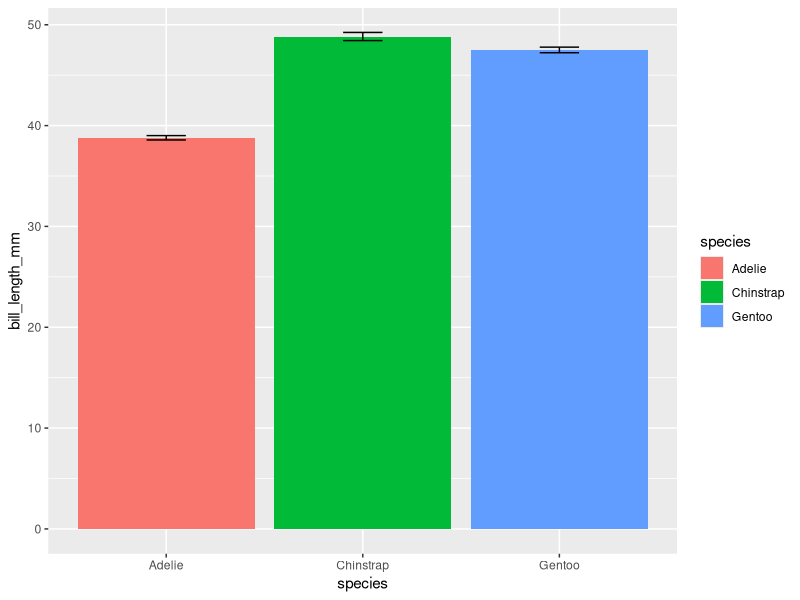

Reproduce this figure in R.

            library(ggplot2)
            library(palmerpenguins)
            built_answer <- tryCatch(
                {
                    set.seed(42)
                    ggplot(penguins, aes(x = species, y = bill_length_mm, fill = species)) + stat_summary(fun = mean, geom = "bar") + stat_summary(fun.data = mean_se, geom = "errorbar", width = 0.2)
                    suppressWarnings(
                        if (!file.exists("/sandbox/figures/bill-length_species_mean_bar_errorbar_answer.png")) {
                            ggsave(
                                width = 3,
                                height = 3,
                                "/sandbox/figures/bill-length_species_mean_bar_errorbar_answer.png"
                            )
                        }
                    )
                    suppressWarnings(
                        ggplot_build(last_plot())
                    )
                },
                error = function(e) {
                    'ERROR'
                }
            )
            built_submission <- tryCatch(
                {
                    set.seed(42)
                    penguins %>%
  group_by(species) %>%
  stat_summary(fun.y = mean, geom = "bar", fill = "reversed", 
               stat = "identity") %>%
  stat_summary(fun.data = mean_se, geom = "errorbar", width = 0.2, 
                fill = "reversed", color = "black")
                    suppressWarnings(
                        ggsave(
                            width = 3,
                            height = 3,
                            "figures/bill-length_species_mean_bar_errorbar_submission_llama.png"
                        )
                    )
                    suppressWarnings(
                        ggplot_build(last_plot())
                    )
                },
                error = function(e) {
                    'ERROR'
                }
            )
            cat(isTRUE(all.equal(built_answer, built_submission)))
        
